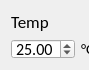
     <widget class="QWidget" name="layoutWidget">
      <property name="geometry">
       <rect>
        <x>30</x>
        <y>130</y>
        <width>89</width>
        <height>57</height>
       </rect>
      </property>
      <layout class="QFormLayout" name="formLayout_4">
       <item row="1" column="0">
        <layout class="QFormLayout" name="formLayout_14">
         <item row="0" column="0">
          <widget class="QDoubleSpinBox" name="spinBoxTemp">
           <property name="sizePolicy">
            <sizepolicy hsizetype="Minimum" vsizetype="Minimum">
             <horstretch>0</horstretch>
             <verstretch>0</verstretch>
            </sizepolicy>
           </property>
           <property name="minimumSize">
            <size>
             <width>25</width>
             <height>20</height>
            </size>
           </property>
           <property name="font">
            <font>
             <family>Calibri</family>
             <pointsize>12</pointsize>
            </font>
           </property>
           <property name="maximum">
            <double>50.000000000000000</double>
           </property>
           <property name="value">
            <double>25.000000000000000</double>
           </property>
          </widget>
         </item>
         <item row="0" column="1">
          <widget class="QLabel" name="labelCelcius">
           <property name="font">
            <font>
             <family>Calibri</family>
             <pointsize>11</pointsize>
            </font>
           </property>
           <property name="text">
            <string>°C</string>
           </property>
          </widget>
         </item>
        </layout>
       </item>
       <item row="0" column="0">
        <widget class="QLabel" name="labelTemp">
         <property name="font">
          <font>
           <family>Calibri</family>
           <pointsize>13</pointsize>
          </font>
         </property>
         <property name="text">
          <string>Temp</string>
         </property>
        </widget>
       </item>
      </layout>
     </widget>
